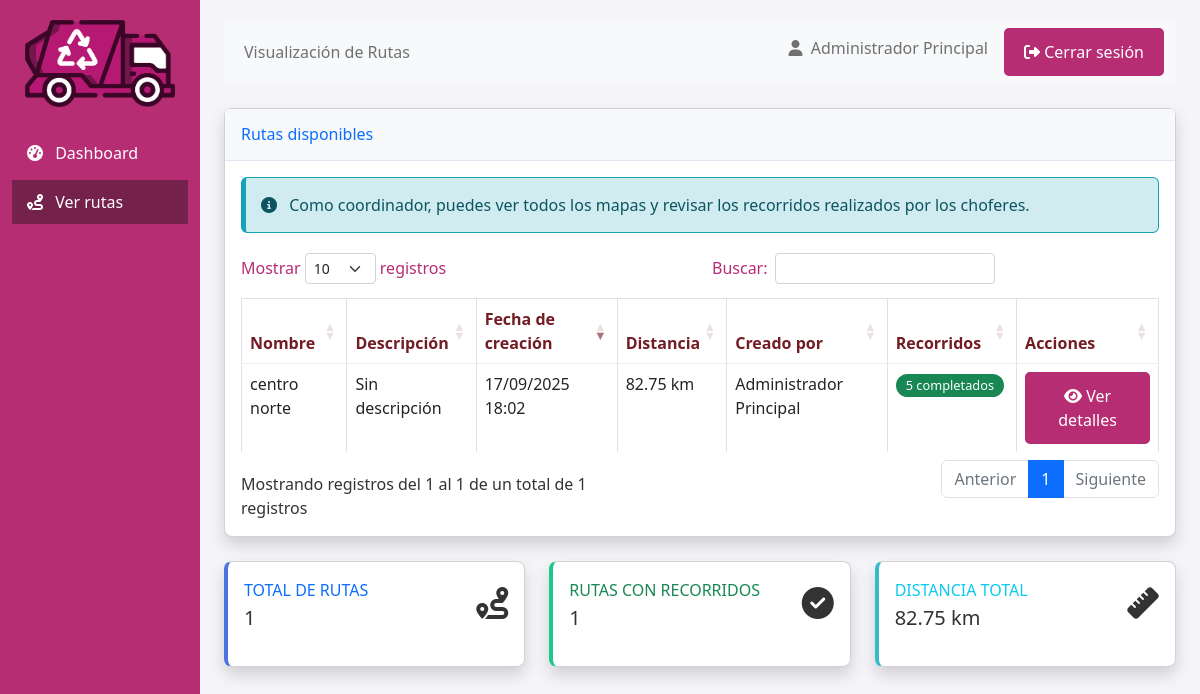
The app's page /coordinator/routes (signed in) with its own data.
### app.py (models this page shows, shortened)
class User(db.Model, UserMixin):
    id = db.Column(db.Integer, primary_key=True)
    username = db.Column(db.String(100), unique=True, nullable=False)
    email = db.Column(db.String(120), unique=True, nullable=False)
    password_hash = db.Column(db.String(200), nullable=False)
    first_name = db.Column(db.String(100), nullable=False)
    last_name = db.Column(db.String(100), nullable=False)
    cedula = db.Column(db.String(20), unique=True, nullable=False)
    role = db.Column(db.String(20), default='driver')
    active = db.Column(db.Boolean, default=True)
    created_at = db.Column(db.DateTime, default=datetime.utcnow)
    driver_info = db.relationship('DriverInfo', backref='user', uselist=False, cascade="all, delete-orphan")
    routes_created = db.relationship('Route', backref='creator', lazy=True, foreign_keys='Route.creator_id')
    routes_driven = db.relationship('RouteCompletion', backref='driver', lazy=True)

class Route(db.Model):
    id = db.Column(db.Integer, primary_key=True)
    name = db.Column(db.String(100), nullable=False)
    description = db.Column(db.Text, nullable=True)
    creator_id = db.Column(db.Integer, db.ForeignKey('user.id'), nullable=False)
    created_at = db.Column(db.DateTime, default=datetime.utcnow)
    file_path = db.Column(db.String(200), nullable=False)
    gpx_path = db.Column(db.String(200), nullable=True)
    start_point = db.Column(db.String(100), nullable=True)
    end_point = db.Column(db.String(100), nullable=True)
    distance = db.Column(db.Float, nullable=True)
    active = db.Column(db.Boolean, default=True)
    completions = db.relationship('RouteCompletion', backref='route', lazy=True)
    original_distance = db.Column(db.Float, nullable=True)  # Distancia original antes de optimizar
    distance_saved_km = db.Column(db.Float, nullable=True)  # Kilómetros ahorrados
    distance_saved_percent = db.Column(db.Float, nullable=True)  # Porcentaje de mejora
    estimated_time_saved_minutes = db.Column(db.Integer, nullable=True)  # Tiempo ahorrado en minutos
    optimization_level = db.Column(db.String(20), nullable=True)  # Nivel de optimización usado
    loops_removed = db.Column(db.Integer, nullable=True)  # Número de bucles eliminados
    points_reduced = db.Column(db.Integer, nullable=True)  # Puntos reducidos en la optimización
    completions = db.relationship('RouteCompletion', backref='route', lazy=True)

### app.py (the view)
    @app.route('/coordinator/routes')
    @coordinator_required
    def coordinator_view_routes():
        routes = Route.query.filter_by(active=True).order_by(Route.created_at.desc()).all()
        return render_template('coordinator/routes.html', routes=routes)

### app.py (called while the page is built)
def role_required(*roles):
    def decorator(f):
        @wraps(f)
        def decorated_function(*args, **kwargs):
            if not current_user.is_authenticated:
                flash('Debes iniciar sesión para acceder a esta página.', 'danger')
                return redirect(url_for('login'))
            if current_user.role not in roles:
                flash('No tienes permisos para acceder a esta página.', 'danger')
                return redirect(url_for('dashboard'))
            return f(*args, **kwargs)
        return decorated_function
    return decorator

### templates/coordinator/routes.html (shortened to what this page needs)
{% extends "base.html" %}
{% block page_title %}Visualización de Rutas{% endblock %}
{% block sidebar_items %}
<li class="nav-item">
    <a href="{{ url_for('coordinator_dashboard') }}" class="nav-link">
        <i class="fas fa-tachometer-alt me-2"></i> Dashboard
    </a>
</li>
<li class="nav-item">
    <a href="{{ url_for('coordinator_view_routes') }}" class="nav-link active">
        <i class="fas fa-route me-2"></i> Ver rutas
    </a>
</li>
{% endblock %}
{% block content %}
<div class="card shadow mb-4">
    <div class="card-header py-3">
        <h6 class="m-0 font-weight-bold text-primary">Rutas disponibles</h6>
    </div>
    <div class="card-body">
        <div class="alert alert-info">
            <i class="fas fa-info-circle me-2"></i> Como coordinador, puedes ver todos los mapas y revisar los recorridos realizados por los choferes.
        </div>
        {% if routes %}
        <div class="table-responsive">
            <table class="table table-bordered" id="routesTable">
                <thead>
                    <tr>
                        <th>Nombre</th>
                        <th>Descripción</th>
                        <th>Fecha de creación</th>
                        <th>Distancia</th>
                        <th>Creado por</th>
                        <th>Recorridos</th>
                        <th>Acciones</th>
                    </tr>
                </thead>
                <tbody>
                    {% for route in routes %}
                    <tr>
                        <td>{{ route.name }}</td>
                        <td>{{ route.description|truncate(50) if route.description else 'Sin descripción' }}</td>
                        <td>{{ route.created_at|datetime_format }}</td>
                        <td>{{ route.distance|distance_format }}</td>
                        <td>{{ route.creator.first_name }} {{ route.creator.last_name }}</td>
                        <td>
                            {% set completed_count = route.completions|selectattr("status", "equalto", "completed")|list|length %}
                            {% set in_progress_count = route.completions|selectattr("status", "equalto", "in_progress")|list|length %}
                            <span class="badge bg-success me-1">{{ completed_count }} completados</span>
                        </td>
                        <td>
                            <a href="{{ url_for('coordinator_view_route', route_id=route.id) }}" class="btn btn-info btn-sm">
                                <i class="fas fa-eye"></i> Ver detalles
                            </a>
                        </td>
                    </tr>
                    {% endfor %}
                </tbody>
            </table>
        </div>
        {% else %}
        <div class="text-center py-4">
            <p class="lead">No hay rutas disponibles.</p>
        </div>
        {% endif %}
    </div>
</div>
<div class="row">
    <div class="col-md-4">
        <div class="card border-left-primary shadow h-100">
            <div class="card-body">
                <div class="row no-gutters align-items-center">
                    <div class="col mr-2">
                        <div class="text-xs font-weight-bold text-primary text-uppercase mb-1">
                            Total de rutas</div>
                        <div class="h5 mb-0 font-weight-bold text-gray-800">{{ routes|length }}</div>
                    </div>
                    <div class="col-auto">
                        <i class="fas fa-route fa-2x text-gray-300"></i>
                    </div>
                </div>
            </div>
        </div>
    </div>
    <div class="col-md-4">
        <div class="card border-left-success shadow h-100">
            <div class="card-body">
                <div class="row no-gutters align-items-center">
                    <div class="col mr-2">
                        <div class="text-xs font-weight-bold text-success text-uppercase mb-1">
                            Rutas con recorridos</div>
                        <div class="h5 mb-0 font-weight-bold text-gray-800">
                            {{ routes|selectattr("completions")|list|length }}
                        </div>
                    </div>
                    <div class="col-auto">
                        <i class="fas fa-check-circle fa-2x text-gray-300"></i>
                    </div>
                </div>
            </div>
        </div>
    </div>
    <div class="col-md-4">
        <div class="card border-left-info shadow h-100">
            <div class="card-body">
                <div class="row no-gutters align-items-center">
                    <div class="col mr-2">
                        <div class="text-xs font-weight-bold text-info text-uppercase mb-1">
                            Distancia total</div>
                        <div class="h5 mb-0 font-weight-bold text-gray-800">
                            {% set total_distance = routes|sum(attribute='distance') %}
                            {{ total_distance|distance_format }}
                        </div>
                    </div>
                    <div class="col-auto">
                        <i class="fas fa-ruler fa-2x text-gray-300"></i>
                    </div>
                </div>
            </div>
        </div>
    </div>
</div>
{% endblock %}
{% block extra_css %}
<link rel="stylesheet" href="https://cdn.datatables.net/1.11.5/css/dataTables.bootstrap5.min.css">
{% endblock %}

### templates/base.html (shortened to what this page needs)
<!DOCTYPE html>
<html lang="es">
<head>
    <link rel="stylesheet" href="https://cdn.jsdelivr.net/npm/bootstrap@5.2.3/dist/css/bootstrap.min.css">
    <link rel="stylesheet" href="https://cdnjs.cloudflare.com/ajax/libs/font-awesome/6.2.1/css/all.min.css">
    <link rel="stylesheet" href="/static/styles.css">
    {% block extra_css %}{% endblock %}
</head>
<body>
    <div class="container-fluid">
        <div class="row">
            <div class="col-md-2 d-md-block sidebar collapse">
                <div class="position-sticky">
                    <div class="text-center mb-4">
                        <img src="{{ url_for('static', filename='img/logo_rec2.png') }}"
                            alt="Logo Optimización de Rutas" class="img-fluid" style="max-width: 150px;">
                    </div>
                    <ul class="nav flex-column">
                        {% block sidebar_items %}
                        {% endblock %}
                    </ul>
                </div>
            </div>
            <div class="col-md-10 ms-sm-auto px-md-4 content">
                <nav class="navbar navbar-expand-lg navbar-light bg-light mb-4">
                    <div class="container-fluid">
                        <div class="collapse navbar-collapse">
                            <ul class="navbar-nav me-auto mb-2 mb-lg-0">
                                <li class="nav-item">
                                    <span class="nav-link">
                                        {% block page_title %}Dashboard{% endblock %}
                                    </span>
                                </li>
                            </ul>
                            <div class="d-flex">
                                <span class="navbar-text me-3">
                                    <i class="fas fa-user me-1"></i> {{ current_user.first_name }} {{
                                    current_user.last_name }}
                                </span>
                                <a href="{{ url_for('logout') }}" class="btn btn-outline-danger btn-sm">
                                    <i class="fas fa-sign-out-alt"></i> Cerrar sesión
                                </a>
                            </div>
                        </div>
                    </div>
                </nav>
                {% block content %}{% endblock %}
            </div>
        </div>
    </div>
</body>
</html>

### static/styles.css (style rules this page uses)
* { box-sizing: border-box; margin: 0; padding: 0; }
body { font-family: 'Segoe UI', Arial, sans-serif; background-color: #f4f4f9; margin: 0; padding: 0; color: #333; min-height: 100vh; display: flex; flex-direction: column; }
button, .btn { background-color: #b72d74; color: white; border: none; padding: 12px 20px; border-radius: 5px; cursor: pointer; font-size: 16px; font-weight: 500; transition: background-color 0.3s; text-decoration: none; display: inline-block; }
.alert { padding: 15px; margin-bottom: 20px; border-radius: 5px; border-left: 5px solid; }
.alert-info { background-color: #d1ecf1; border-color: #17a2b8; color: #0c5460; }
table { width: 100%; border-collapse: collapse; }
th, td { padding: 12px 15px; text-align: left; border-bottom: 1px solid #eee; }
th { background-color: #f8f9fa; font-weight: 600; color: #721c24; }
tr:last-child td { border-bottom: none; }
.badge { display: inline-block; padding: 5px 10px; border-radius: 15px; font-size: 0.8rem; font-weight: 500; }

### templates/coordinator/routes.html (style rules this page uses)
.border-left-primary { border-left: 0.25rem solid #4e73df !important; }
.border-left-success { border-left: 0.25rem solid #1cc88a !important; }
.border-left-info { border-left: 0.25rem solid #36b9cc !important; }

### templates/base.html (style rules this page uses)
.sidebar { min-height: 100vh; background-color: #b72d74; color: #b72d74; padding-top: 20px; }
.sidebar a { color: #fff; text-decoration: none; padding: 10px 15px; display: block; }
.sidebar a.active { background-color: #74214c; }
.sidebar .nav-item { margin-bottom: 5px; }
.content { padding: 20px; }
.card { margin-bottom: 20px; border-radius: 8px; box-shadow: 0 2px 4px rgba(0, 0, 0, 0.1); }
.card-header { background-color: #f8f9fa; border-bottom: 1px solid #e3e6f0; font-weight: bold; }
.alert { border-radius: 6px; }

### records on screen
User: first_name "Administrador", last_name "Principal"
Route: name "centro norte", description "Sin descripción", created_at "17/09/2025 18:02", distance|distance_format "82.75 km", creator.first_name "Administrador", creator.last_name "Principal", completed_count "5"

### other values on screen
{{ routes|length }} "1"
{{ routes|selectattr("completions")|list|length }} "1"
{{ total_distance|distance_format }} "82.75 km"
